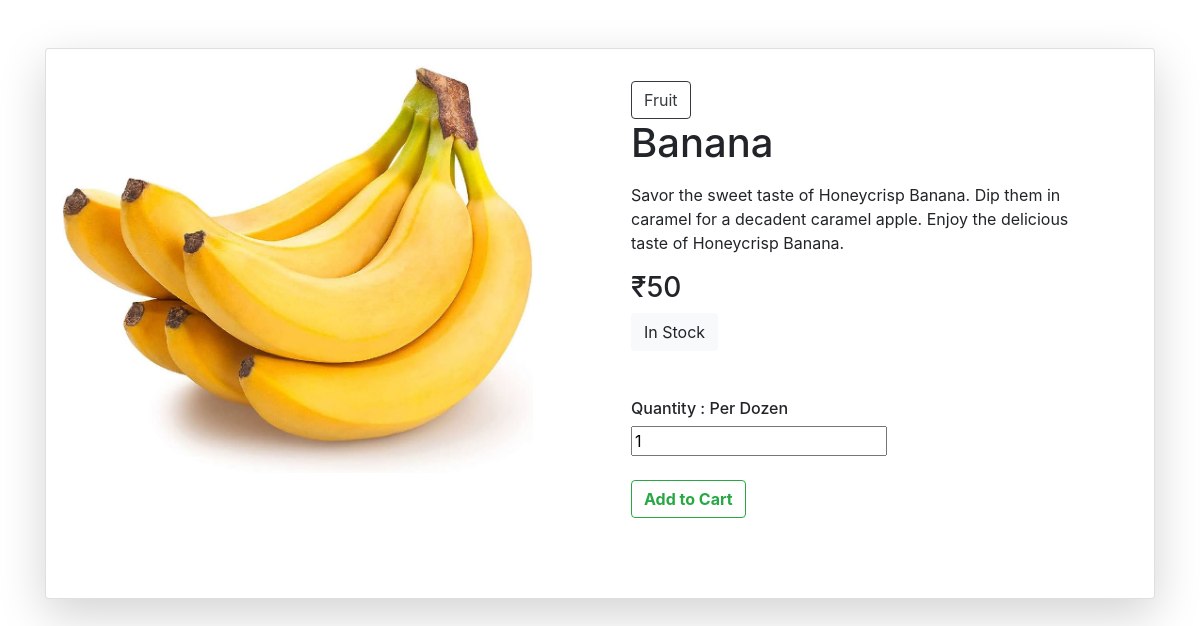
The page /product/2 (signed in) on the database its author committed.
### vault.py (models this page shows, shortened)
class Product(Base):
    __tablename__ = 'products'
    id = Column(Integer, primary_key=True, autoincrement=True)
    name = Column('name',String)
    category = Column('category',String)
    category_id = Column('category_id', Integer, foreign_key='categories.id')
    price = Column('price', Integer)
    quantity = Column('quantity', Integer)
    time = Column('time', Integer)
    image = Column('image', String)
    description = Column('description', String)
    si_unit = Column('si_unit', Integer)

### user_routes.py (the view)
@app.route('/product/<int:pid>', methods=['POST', 'GET'])
def product(pid):
    if 'user' in session:
        if request.method == 'POST':
            new_cart = Cart(
                user_id=session['user'],
                product_id=request.form['product_id'],
                product_name=request.form['product_name'],
                quantity=int(request.form['quantity']),
                price=int(request.form['price'])*int(request.form['quantity']),
            )
            agent.add(new_cart)
            agent.commit()
            return redirect('/home')
        else:
            item = agent.query(Product).filter(Product.id == pid).first()
            return render_template('user/buy.html', product=item)

### templates/user/buy.html (shortened to what this page needs)
<!DOCTYPE html>
<html lang="en">
<head>
    <link
  rel="stylesheet"
  href="https://stackpath.bootstrapcdn.com/bootstrap/4.5.2/css/bootstrap.min.css"
/>
</head>
<body>
<div class="container mt-5 mb-5 ">
  <div class="card shadow-lg p-3 mb-5 bg-white rounded">
    <div class="row g-0">
      <div class="col-md-6 border-end">
        <div class="d-flex flex-column justify-content-md-around ml-6">
          <div class="main_image ">
            <img
              src="/static/assets/products/{{product.image }}"
              id="main_product_image"
              width="90%"
              height="90%"
            />
          </div>
        </div>
      </div>
      <div class="col-md-6">
        <div class="p-3 right-side">
            <button class="btn btn-outline-dark"> {{product.category}}</button>
          <div class="d-flex justify-content-between align-items-center">
            <h1>{{product.name}}</h1>
          </div>
          <div class="mt-2 pr-3 content">
            <p>
                {{product.description}}
            </p>
          </div>
          <h3>₹{{product.price}}</h3>
          {% if (product.quantity > 1) %}
          <button type="button" class="btn btn-light">In Stock</button>
          <div class="mt-5">
            <span class="fs-1"><h6>Quantity : {{product.si_unit}}</h6></span>
            <form method="POST">
            <div class="inputs"><input type="number" name="quantity" placeholder="In Kg" value="1"/></div>
            <br>
            <button type="submit" class="btn btn-outline-success"><b>Add to Cart</b></button>
            </form>
            </div>
          </div>
          {% endif %}
        </div>
      </div>
    </div>
  </div>
</body>
</html>

### rows shown on the page
Product: image (picture), category "Fruit", name "Banana", description "Savor the sweet taste of Honeycrisp Banana. Dip them in caramel for a decadent caramel apple. Enjoy the delicious taste of Honeycrisp Banana.", price "50", si_unit "Per Dozen"
